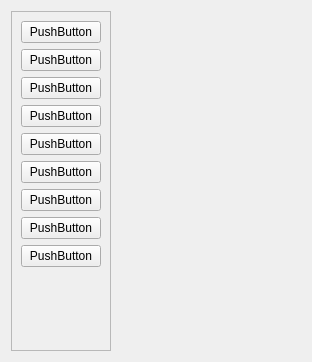
<?xml version="1.0" encoding="UTF-8"?>
<ui version="4.0">
 <class>UIwindow</class>
 <widget class="QWidget" name="UIwindow">
  <property name="geometry">
   <rect>
    <x>0</x>
    <y>0</y>
    <width>312</width>
    <height>362</height>
   </rect>
  </property>
  <property name="sizePolicy">
   <sizepolicy hsizetype="Preferred" vsizetype="Preferred">
    <horstretch>0</horstretch>
    <verstretch>0</verstretch>
   </sizepolicy>
  </property>
  <property name="windowTitle">
   <string>UIwindow</string>
  </property>
  <layout class="QFormLayout" name="formLayout">
   <item row="0" column="0">
    <widget class="QScrollArea" name="scrollArea">
     <property name="acceptDrops">
      <bool>false</bool>
     </property>
     <property name="widgetResizable">
      <bool>true</bool>
     </property>
     <widget class="QWidget" name="scrollAreaWidgetContents">
      <property name="geometry">
       <rect>
        <x>0</x>
        <y>0</y>
        <width>102</width>
        <height>303</height>
       </rect>
      </property>
      <property name="sizePolicy">
       <sizepolicy hsizetype="Preferred" vsizetype="Fixed">
        <horstretch>0</horstretch>
        <verstretch>0</verstretch>
       </sizepolicy>
      </property>
      <layout class="QGridLayout" name="gridLayout_2">
       <item row="3" column="0">
        <widget class="QPushButton" name="pushButton_8">
         <property name="text">
          <string>PushButton</string>
         </property>
        </widget>
       </item>
       <item row="6" column="0">
        <widget class="QPushButton" name="pushButton_6">
         <property name="text">
          <string>PushButton</string>
         </property>
        </widget>
       </item>
       <item row="2" column="0">
        <widget class="QPushButton" name="pushButton_2">
         <property name="text">
          <string>PushButton</string>
         </property>
        </widget>
       </item>
       <item row="7" column="0">
        <widget class="QPushButton" name="pushButton_4">
         <property name="text">
          <string>PushButton</string>
         </property>
        </widget>
       </item>
       <item row="0" column="0">
        <widget class="QPushButton" name="pushButton">
         <property name="text">
          <string>PushButton</string>
         </property>
        </widget>
       </item>
       <item row="1" column="0">
        <widget class="QPushButton" name="pushButton_3">
         <property name="text">
          <string>PushButton</string>
         </property>
        </widget>
       </item>
       <item row="4" column="0">
        <widget class="QPushButton" name="pushButton_7">
         <property name="text">
          <string>PushButton</string>
         </property>
        </widget>
       </item>
       <item row="5" column="0">
        <widget class="QPushButton" name="pushButton_9">
         <property name="text">
          <string>PushButton</string>
         </property>
        </widget>
       </item>
       <item row="8" column="0">
        <widget class="QPushButton" name="pushButton_5">
         <property name="text">
          <string>PushButton</string>
         </property>
        </widget>
       </item>
      </layout>
     </widget>
    </widget>
   </item>
  </layout>
 </widget>
 <resources/>
 <connections/>
</ui>
